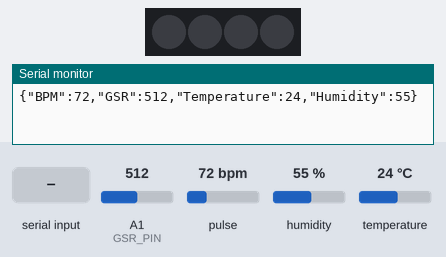
A sketch run on a simulated Arduino Uno, built with avr-gcc and run on an emulated ATmega328P. Shown: 4 RGB LEDs in strip order, left to right, the last lines printed to the serial monitor. The inputs (shaded band) are chosen by the test bench; at power-on: A1 (GSR_PIN) = 512, pulse 72 bpm, humidity 55 %, temperature 24 °C.

Above: at 1.2 s.
1.3 s: "LIGHT_ON\n" received over Serial
At 10.2 s:
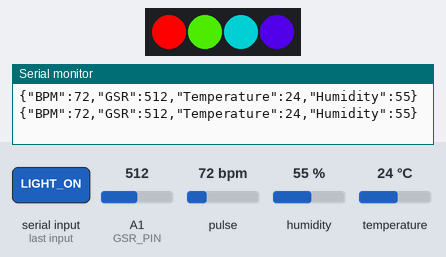
22.6 s: "LIGHT_RED\n" received over Serial
At 34.5 s:
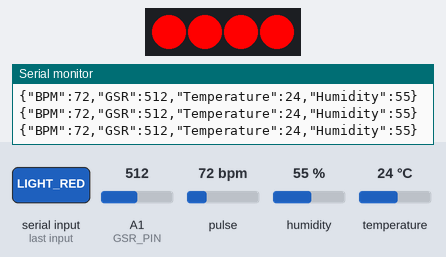
34.8 s: "LIGHT_ORANGE\n" received over Serial
At 44.6 s:
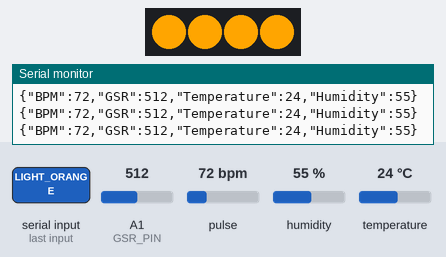
44.9 s: "LIGHT_YELLOW\n" received over Serial
At 54.4 s:
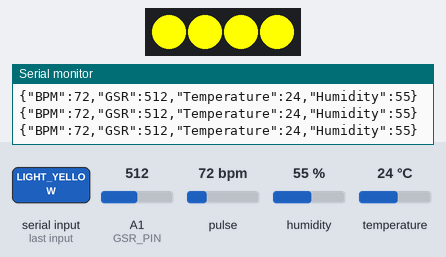
54.9 s: "LIGHT_GREEN\n" received over Serial
At 64.3 s:
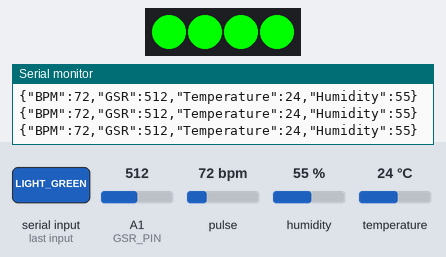
64.9 s: "LIGHT_BLUE\n" received over Serial
At 74.2 s:
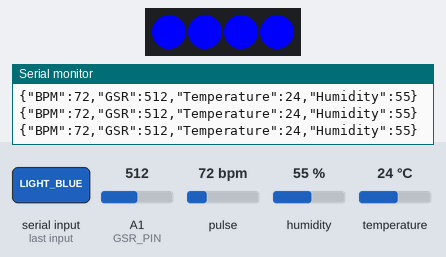
Timing chart, 0 to 75.7 s (numbered marks = the images above; inputs shaded):
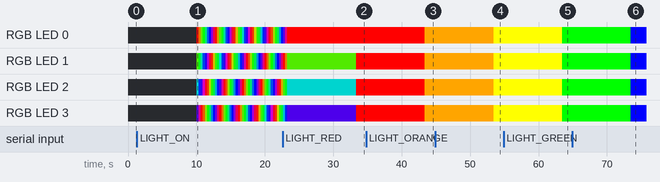

The sketch:

Sensor_Data.ino
```cpp
#include <Adafruit_NeoPixel.h>
#include "DHT.h"
#include <ArduinoJson.h>
#include <PulseSensorPlayground.h>

#define PIN 6           // NeoPixel 핀 번호
#define NUMPIXELS 4     // LED 개수
#define GSR_PIN A1      // GSR 센서 핀
#define DHT_PIN 2       // DHT11 온도/습도 센서 핀
#define DHT_TYPE DHT11
#define PULSE_SENSOR_PIN A0 // PulseSensorPlayground 핀

DHT dht(DHT_PIN, DHT_TYPE);
Adafruit_NeoPixel pixels(NUMPIXELS, PIN, NEO_GRB + NEO_KHZ800);
PulseSensorPlayground pulseSensor;

// 무지개 색상 루프
void rainbowCycle(uint8_t wait) {
  uint16_t i, j;
  for (j = 0; j < 256 * 5; j++) {
    for (i = 0; i < NUMPIXELS; i++) {
      pixels.setPixelColor(i, Wheel((i * 256 / NUMPIXELS + j) & 255));
    }
    pixels.show();
    delay(wait);
  }
}

uint32_t Wheel(byte WheelPos) {
  WheelPos = 255 - WheelPos;
  if (WheelPos < 85) {
    return pixels.Color(255 - WheelPos * 3, 0, WheelPos * 3);
  } else if (WheelPos < 170) {
    WheelPos -= 85;
    return pixels.Color(0, WheelPos * 3, 255 - WheelPos * 3);
  } else {
    WheelPos -= 170;
    return pixels.Color(WheelPos * 3, 255 - WheelPos * 3, 0);
  }
}

void setColor(uint8_t red, uint8_t green, uint8_t blue) {
  for (int i = 0; i < NUMPIXELS; i++) {
    pixels.setPixelColor(i, pixels.Color(red, green, blue));
  }
  pixels.show();
}

void setup() {
  Serial.begin(9600);
  pixels.begin();
  pinMode(GSR_PIN, INPUT);
  dht.begin();
  pulseSensor.analogInput(PULSE_SENSOR_PIN);
  pulseSensor.setThreshold(550);
  pulseSensor.begin();
}

void loop() {
  // 센서 데이터 읽기
  int pulseValue = pulseSensor.getBeatsPerMinute();
  int gsrValue = analogRead(GSR_PIN);
  float temperature = dht.readTemperature();
  float humidity = dht.readHumidity();


  if (isnan(temperature) || isnan(humidity)) {
    Serial.println("Failed to read from DHT sensor!");
  } else {
    // JSON 객체 생성 및 센서 값 추가
    StaticJsonDocument<200> jsonDoc;
    jsonDoc["BPM"] = pulseValue;
    jsonDoc["GSR"] = gsrValue;
    jsonDoc["Temperature"] = temperature;
    jsonDoc["Humidity"] = humidity;

    // JSON 문자열로 직렬화하여 출력
    String jsonString;
    serializeJson(jsonDoc, jsonString);
    Serial.println(jsonString);
  }

 // NeoPixel 제어 명령 수신 및 처리
  if (Serial.available() > 0) {
    String command = Serial.readStringUntil('\n');  // Node.js에서 명령어 읽기

    if (command == "LIGHT_ON") {
      // 무지개 효과 실행
      rainbowCycle(10);
    } else if (command == "LIGHT_OFF") {
      pixels.clear();
      pixels.show();
    } else if (command == "LIGHT_RED") {
      setColor(255, 0, 0);
      pixels.show();
    } else if (command == "LIGHT_ORANGE") {
      setColor(255, 165, 0);
      pixels.show();
    } else if (command == "LIGHT_YELLOW") {
      setColor(255, 255, 0);
      pixels.show();
    } else if (command == "LIGHT_GREEN") {
      setColor(0, 255, 0);
      pixels.show();
    } else if (command == "LIGHT_BLUE") {
      setColor(0, 0, 255);
      pixels.show();
    } else if (command == "LIGHT_INDIGO") {
      setColor(75, 0, 130);
      pixels.show();
    } else if (command == "LIGHT_PURPLE") {
      setColor(128, 0, 128);
      pixels.show();
    }
    //밝기 조절 -> SET_BRIGHTNESS 숫자
    else if (command.startsWith("SET_BRIGHTNESS")) {
      int brightness = command.substring(15).toInt(); // 15는 "SET_BRIGHTNESS" 길이
      if (brightness >= 0 && brightness <= 255) {
        pixels.setBrightness(brightness);
        pixels.show();
      }
    }
  }

  // delay(5000);
  delay(10000);
}
```

Measured:
- after the input at 34.8 s, RGB LED 0–3: RGB(255, 0, 0) → RGB(255, 165, 0) after 8.6 s
- after the input at 44.9 s, RGB LED 0–3: RGB(255, 165, 0) → RGB(255, 255, 0) after 8.5 s
- after the input at 54.9 s, RGB LED 0–3: RGB(255, 255, 0) → RGB(0, 255, 0) after 8.6 s
- after the input at 64.9 s, RGB LED 0–3: RGB(0, 255, 0) → RGB(0, 0, 255) after 8.6 s
